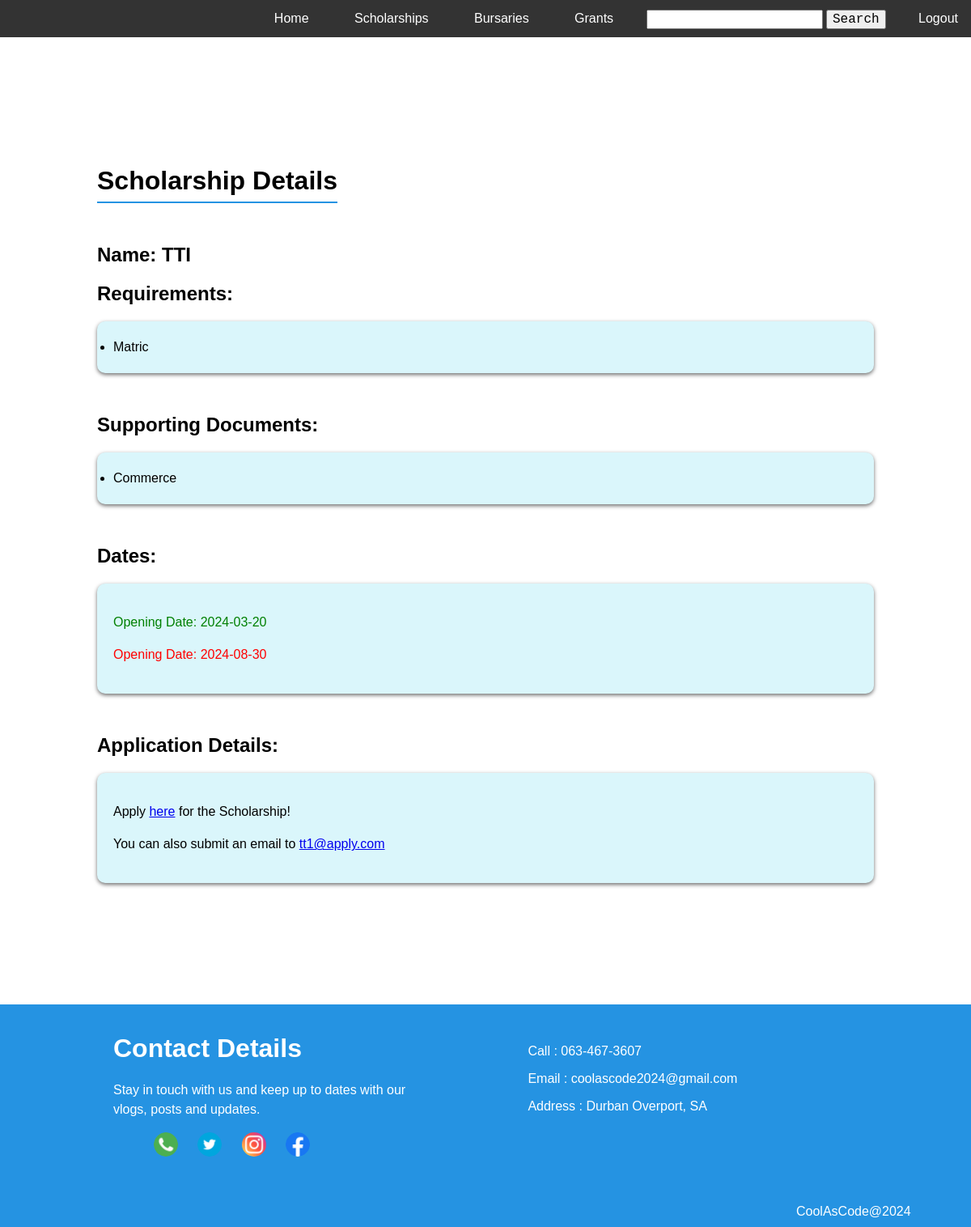
/view_aid/4, run on the app's committed database.
### main.py (models this page shows, shortened)
class Financial_Aid(db.Model):
    _id = db.Column("id", db.Integer, primary_key=True)
    name = db.Column(db.String(50), nullable=False)
    _type = db.Column(db.String(20), nullable=False)
    opening_date = db.Column(db.Date)
    closing_date = db.Column(db.Date)
    supported_fields = db.Column(db.String(250), nullable=False)
    requirements_list = db.Column(db.String(250), nullable=False)
    url_link =  db.Column(db.String(150))
    email_address = db.Column(db.String(50))
    status = db.Column(db.String(30), nullable=False, default= "Open")

### main.py (the view)
@app.route('/view_aid/<id>')
def view_aid(id):
    res =  Financial_Aid.query.filter_by(_id=int(id)).first()
    res.supported_fields = [field for field in res.supported_fields.split('-') if field != ""]
    res.requirements_list = [req for req in res.requirements_list.split('-') if req != ""]
    return render_template('aid_info.html', financial_aid=res, message=(None, None))

### templates/aid_info.html (shortened to what this page needs)
{% extends 'base.html' %}
{% block content %}
<div class="container">
    <h1>{{financial_aid._type.capitalize()}} Details</h1>
    <h2>
        Name: {{financial_aid.name}}
    </h2>
    <h2>Requirements:</h2>
    <ul class="requirements-aid-info">
        {% for req in  financial_aid.requirements_list %}
            <li>{{req}}</li>
        {% endfor %}
    </ul>
    <h2>Supporting Documents:</h2>
    <ul class="requirements-aid-info">
        {% for field in  financial_aid.supported_fields %}
            <li>{{field}}</li>
        {% endfor %}
    </ul>
    <h2>Dates:</h2>
    <div id="dates">
        <p style="color: green;">Opening Date: {{financial_aid.opening_date}}</p>
        <p style="color: red;">Opening Date: {{financial_aid.closing_date}}</p>
    </div>
    <h2>Application Details:</h2>
    <div id="application-details">
        <p>Apply <a href="{{financial_aid.url_link}}">here</a> for the {{financial_aid._type}}!</p>
        <p>You can also submit an email to <a href="{{financial_aid.email_address}}">{{financial_aid.email_address}}</a></p>
    </div>
</div>
{% endblock %}

### templates/base.html (style rules this page uses)
body { margin: 0; padding: 0; font-family: Arial, sans-serif; }

### templates/aid_info.html (style rules this page uses)
.container { padding: 100px 10%; }
.container h1 { width: fit-content; border-bottom: 2px solid #2593e2; padding-bottom: 7px; margin-bottom: 50px; }
.container h2 { margin-bottom: 20px; }
.requirements-aid-info, #application-details, #dates { background: #daf6fb; border-radius: 10px; box-shadow: 0 2px 5px #6e6e6e; margin-bottom: 50px; padding: 20px; line-height: 1.5; }

### data on the page
Financial_Aid: _type "Scholarship", name "TTI", opening_date "2024-03-20", closing_date "2024-08-30", email_address "tt1@apply.com"

### other printed values
{{ req }} "Matric"
{{ field }} "Commerce"
